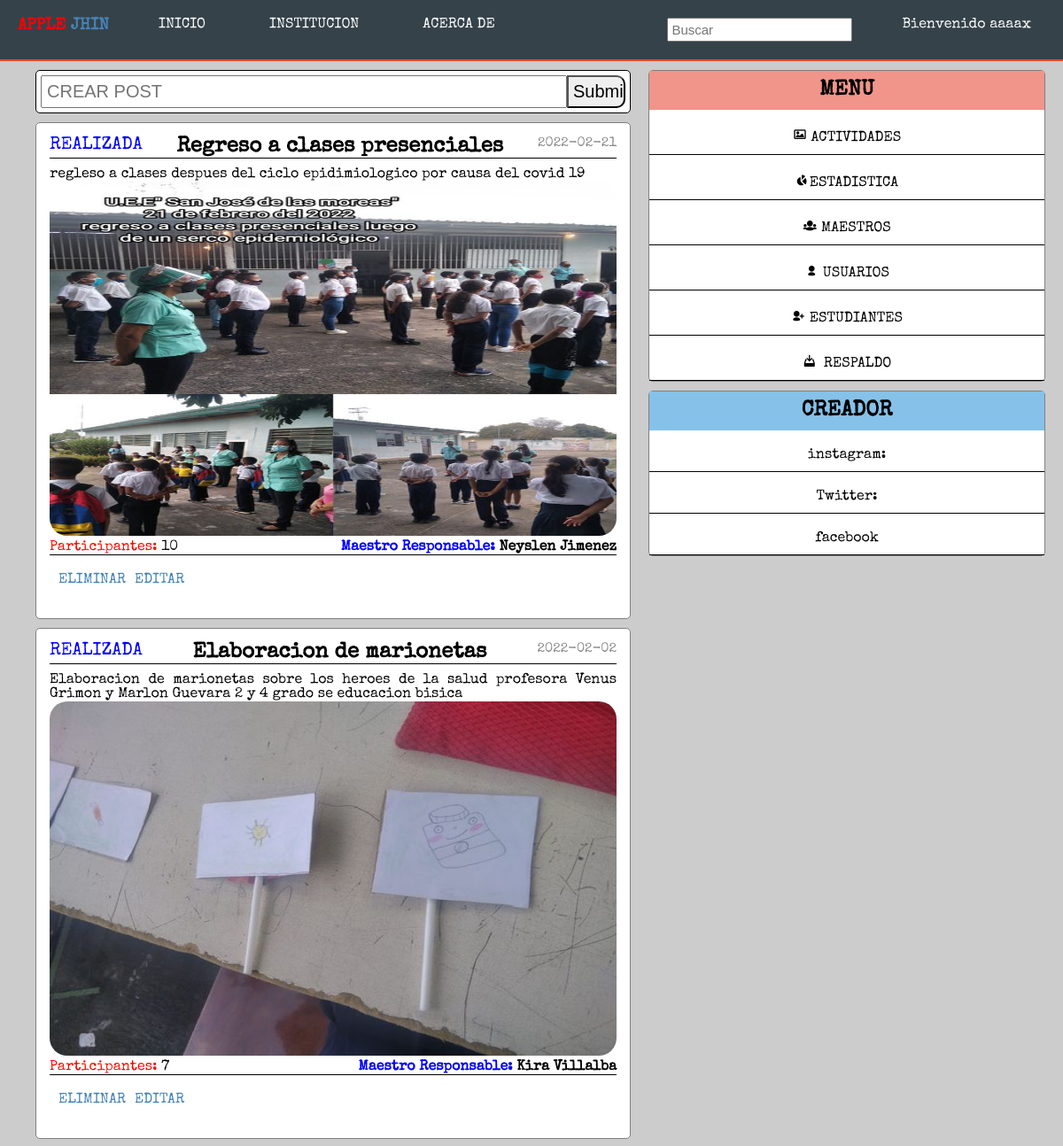
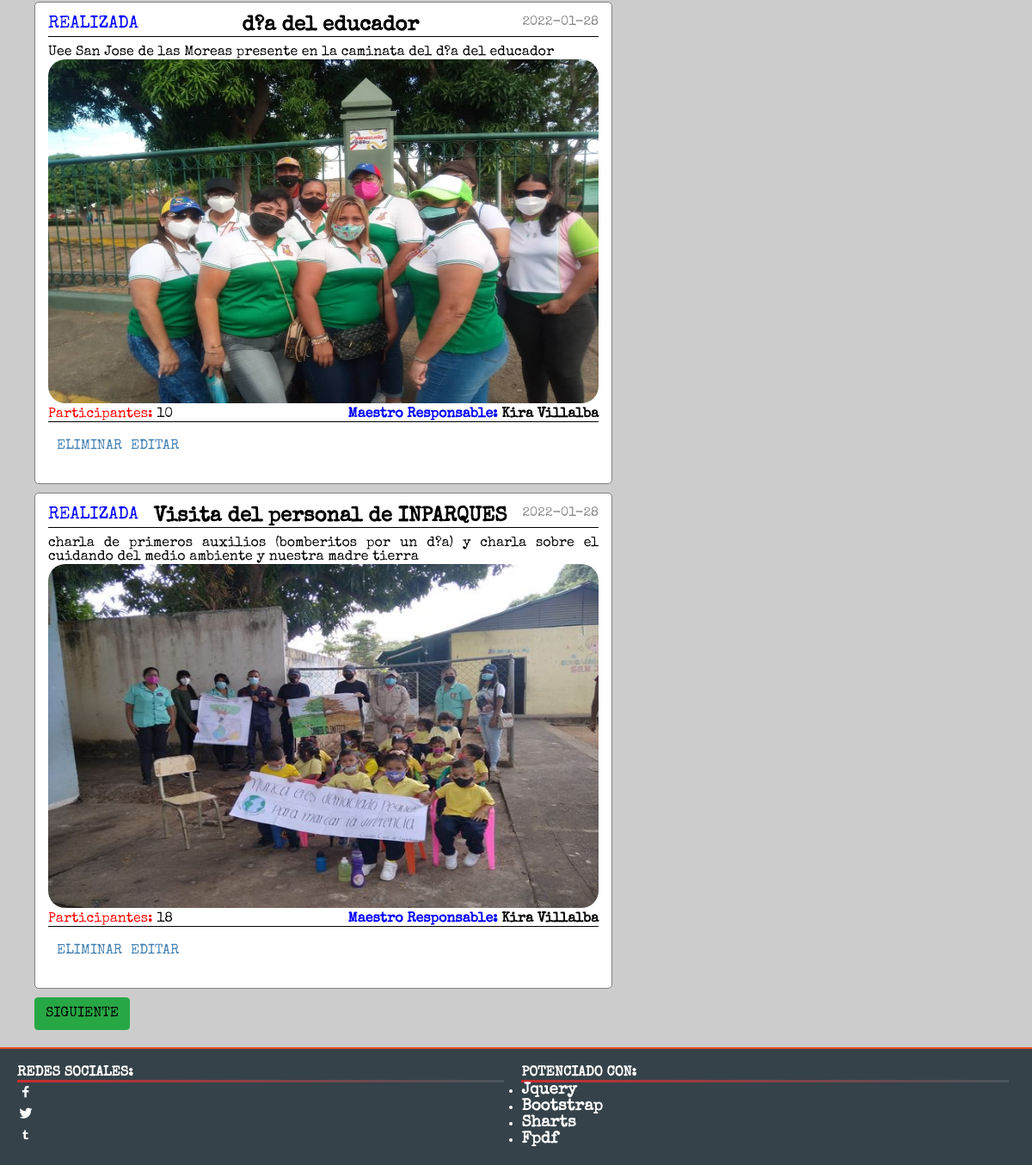
The app's page /perfil/inicio.php?pag=1 (signed in) with its own data (2 pictures, top to bottom).
### tables this page shows
CREATE TABLE `actividad` (
  `id_actividad` int(11) NOT NULL AUTO_INCREMENT,
  `nombre` varchar(62) NOT NULL,
  `tipo` varchar(59) NOT NULL,
  `descripcion` text NOT NULL,
  `fecha` varchar(56) NOT NULL,
  `imagen` varchar(300) NOT NULL,
  `idenm` int(250) NOT NULL,
  `maestro_r` varchar(250) NOT NULL,
  `num_integ` int(50) NOT NULL,
  PRIMARY KEY (`id_actividad`)
);

### php/actividades/conexion.php (called while the page is built, shortened)
<?php
	class conexion
	{
		private $host;
		private $user;
		private $password;
		private $database;
		function __construct(){
			$this->host 	= "localhost";
			$this->user 	= "root";
			$this->password = "";
			$this->database = "sanjose";
		}
		public function conectar(){
			$conexion = mysqli_connect($this->host, $this->user, $this->password, $this->database);
			return $conexion;
		}
	}
 ?>

### php/actividades/actividad.php (called while the page is built, shortened)
<?php
	require "conexion.php";
	class actividad
	{
		public $link;
		function __construct()
		{
			$this->conn  = new conexion();
			$this->link  = $this->conn->conectar();
		}
		public function getAct()
		{
			$query  = "SELECT * FROM actividad";
			$result = mysqli_query($this->link, $query);
			$data   = mysqli_affected_rows($this->link);
			return $data;
		}
		public function getActividad()
		{
			$query  = "SELECT * FROM actividad";
			$result = mysqli_query($this->link, $query);
			$data   = array();
			while ($data[] = mysqli_fetch_assoc($result));
			array_pop($data);
			rsort($data);
			return $data;
		}
		public function getActividadlol($tamaño, $begin)
		{
			$cont = 0;
			$contador = $this->getActividad();
			foreach($contador as $column => $value){
				$cont++;
			}
			if($begin == 0){
				$begin = $cont;
				$tamaño = $begin - $tamaño;
			}
			else{
				$begin = $cont - $begin;
				$tamaño = $begin - $tamaño;
				if($begin < 1){
					$begin = 1;
				}
			}
			$query  = "SELECT * FROM actividad LIMIT $tamaño,$begin";
			$result = mysqli_query($this->link, $query);
			$data   = array();
			while ($data[] = mysqli_fetch_assoc($result));
			array_pop($data);
			rsort($data);
			return $data;
		}
		}
?>

### perfil/inicio.php (the view, shortened to what this page needs)
	<?php
		include "../php/actividades/actividad.php";
		$actividad = new actividad();
		$act = new actividad();
		$act = $act->getAct();
		if (isset($_POST['buscar'])) {
			$busqueda = $_POST['buscar'];
			$actividad = $actividad->buscarActividad($busqueda);
		}
		else{
	$tamaño = 4;
		$begin  = ($_GET['pag'] - 1) * $tamaño;
		$actividad = $actividad->getActividadlol($tamaño, $begin);
		}
	?>
	<!DOCTYPE html>
	<html>
	<head>
		<link rel="stylesheet" type="text/css" href="../css/estilos.css">
		<link rel="stylesheet" type="text/css" href="../css/bootstrap.css">
	</head>
	<body style="background-color: rgba(0,0,0,0.2);">
	<?php include "../php/acceso2.php"; ?>
		<main class="container" style="display: flex; background-color: rgba(0,0,0,0);">
			<div class="wall">
			<?php if($_SESSION['cuenta'] == 'administrador'){?>
				<div class="post">
					<form action="newpost.php" method="GET">
						<input type="text" name="pos" placeholder="CREAR POST"><input type="submit" name="">
					</form>
				</div>	<?php } ?>
				<?php  $e = 0;
					if (count($actividad)>0) {
						foreach ($actividad as $column => $value) {
				?>
				<a href = "actividad_dat.php?id=<?=$value['id_actividad']?>">
				<div class="wall-p" style="cursor: pointer;">
					<span class="date-p"><?php echo $value['fecha'];?></span>
					<?php if($value['tipo'] == "REALIZADA"){?>
					<span class="tag-p2" ><?=$value['tipo'];?></span>
					<?php } ?>
					<div class="wall-t">
						<h2><?php echo $value['nombre'];?></h2>
					</div>
					<div style="max-width: 100%; text-align: justify;">
						<?=$value['descripcion'];?>
					</div>
					<?php if ($value['imagen'] == "imagen/"){ ?>
					<?php } else{ ?>
					<img src="../php/actividades/<?=$value['imagen'];?>">
				<?php } ?><br>
					<b style="float: right;"> <span style="color: blue;">Maestro Responsable:</span> <?=$value['maestro_r'];?></b>
					<span style="color: red;">Participantes: </span><?=$value['num_integ'];?>
					<div class="option">
						<?php if($_SESSION['cuenta'] == 'administrador'){?>
					<div class="opciones">
					<a href="../php/actividades/actividad_controler.php?id=<?=$value['idenm'];?>&delete&img=<?=$value['imagen'];?>">ELIMINAR</a>
				</div>
				<div class="opciones" style="float: right;">
					<a href="editar_actividad.php?id=<?=$value['idenm'];?>">EDITAR</a>
				</div>
				<?php } ?>
			</div>
				</div><span class = "r" style="display: none;">3</span>
						</a>
			<?php
		}
		}
			?>
			<div style="margin-top: 10px; display: flex; width: 100%;">
			<?php if (isset($_GET['pag'])) {
				if ($begin - $tamaño >= 0 ) {?>
				<a href="?pag=<?=$_GET['pag']-1?>" class = "btn btn-danger">ATRAS</a>
			<?php } if ($begin + $tamaño < $act ) { ?>
			 <a href="?pag=<?=$_GET['pag']+1?>" class = "btn btn-success" style = "float:right;">SIGUIENTE</a>
			 <?php } } ?>
			</div>
			</div>
			<div style="width: 40%;" class="raro">
			<div class="wall-s">
				<div class="title-m">
					<h2>MENU</h2>
				</div>
					<ul>
						<li><a href=""><span class ="icon-image"></span> ACTIVIDADES</a></li>
						<li><a href="estadistica.php?pag=1"> <span class = "icon-chart-pie"></span>ESTADISTICA</a></li>
						<?php if($_SESSION['cuenta'] == 'administrador'){?>
						<li><a href="maestros.php"><span class="icon-group"></span> MAESTROS</a></li>
						<li><a href="usuarios.php"><span class= "icon-user"></span> USUARIOS</a></li>
						<li><a href="estudiantes.php"><span class ="icon-user-add"></span> ESTUDIANTES</a></li>
						<li><a href="../php/respaldo/respaffl.php"><span class ="icon-download"> </span> RESPALDO</a></li>
						<?php } ?>
					</ul>
				</div>
			<div class="wall-sc">
				<div class="title-m">
					<h2>CREADOR</h2>
				</div>
					<ul>
						<li><a href=""> instagram:</a></li>
						<li><a href="estadistica.php"> Twitter:</a></li>
						<li><a href="maestros.php"> facebook</a></li>
					</ul>
				</div>
			</div>
		</main>
			<footer>
				<div class="separador">
					<div class="principal">
						<h4>REDES SOCIALES:</h4>
						<ul style="font-size: 20px;">
							<li><span class="icon-social-facebook"></span></li>
							<li><span class="icon-social-twitter"></span></li>
							<li><span class="icon-social-tumbler"></span></li>
						</ul>
					</div>
					<div class="aside">
						<h4>POTENCIADO CON:</h4>
						<ul>
							<li><h3>Jquery</h3></li>
							<li><h3>Bootstrap</h3></li>
							<li><h3>Sharts</h3></li>
							<li><h3>Fpdf</h3></li>
						</ul>
					</div>
				</div>
			</footer>
</body>
</html>

### css/estilos.css (style rules this page uses)
* { padding: 0; margin: 0; -moz-box-sizing:border-box; -o-box-sizing:border-box; box-sizing:border-box; -webkit-box-sizing:border-box; }
body { font-family:showcase; display: flex; flex-wrap: wrap; min-height: 100vh;background: rgba(0,0,0,0.2); }
header .titulo h2, ul { width: 90%; }
main { background-color: rgba(0,0,0,0); }
.title-m { padding: 10px; text-align: center; }
.wall-s .title-m, .wall-sx .title-m { background-color: #F1948A; }
.wall-sc .title-m { background-color: #85C1E9; }
.post { width: 100%; padding: 5px; display: flex; border: 1px solid black; }
.post input[type = text] { width: 90%; }
.post input[type = submit] { width: 10%; border-bottom-right-radius: 10px; border-top-right-radius: 10px; }
form { width: 100%; }
.post input, .org-p input { width: 90%; padding: 5px; font-size: 20px; }
.wall { width: 60%; margin: 10px; }
.wall-p { width: 100%; border: 1px gray solid; margin-top: 10px; padding: 15px; }
.wall-p img { width: 100%; max-height: 400px; }
.wall-s, .wall-sc, .wall-sx { width: 100%; margin: 10px; border: 1px gray solid; }
.wall-s ul, .wall-sx ul, .wall-sc ul { width: 100%; }
.wall-s ul li, .wall-sx ul li, .wall-sc ul li { list-style: none; display: block; border-bottom: 1px solid black; text-align: center; }
.wall-s ul li a, .wall-sx ul li a, .wall-sc ul li a { text-decoration: none; color: black;padding-bottom: 10px; padding-top:20px; display: block; transition: 300ms all ease; }
.wall-t { margin-bottom: 10px; border-bottom: solid 1px ; text-align: center; }
.post, .wall-p, .wall-s, .wall-sx, .wall-sc { background-color: white; border-radius: 5px; transition: 300ms all ease; }
main { background: white; }
.option { border-top: black 1px solid; width: 100%; padding-top: 20px; padding-bottom: 20px; display: flex; }
.option .opciones a { padding-top: 10px; padding-right: 10px; padding-bottom: 10px; text-decoration: none; color: steelblue; }
footer { width: 100%; align-self: flex-end; background-color: #35424a; border-top:2px solid #e8491d; color: white; padding: 10px; margin-top: 10px; }
footer .separador { display: flex; flex-wrap: wrap; }
footer .separador .principal h4, .aside h4 { border-bottom: 3px solid; border-image: linear-gradient(to right, #CB2D2D, rgba(255,255,255,0.1)); border-image-slice: 1; }
footer .separador .principal, .aside { width: 48%; margin:10px; }
footer .separador .principal ul { list-style: none; }

### css/flexslider.css (style rules this page uses)
* { margin: 0; padding: 0; -webkit-box-sizing: border-box; -moz-box-sizing: border-box; box-sizing: border-box; }

### perfil/inicio.php (style rules this page uses)
.date-p { float: right; font-size: 15px; color: grey; }
.tag-p2, .tag-p1, .tag-p3 { font-size: 20px; float: left; }
.tag-p2 { color: blue; }
.wall-p img { border-radius: 20px; }
a { text-decoration:none; color:black; }

### records on screen
actividad: fecha "2022-02-21", tipo "REALIZADA", nombre "Regreso a clases presenciales", descripcion "regleso a clases despues del ciclo epidimiologico por causa del covid 19", imagen (picture), maestro_r "Neyslen Jimenez", num_integ "10"
actividad: fecha "2022-02-02", tipo "REALIZADA", nombre "Elaboracion de marionetas", descripcion "Elaboracion de marionetas sobre los heroes de la salud profesora Venus Grimon y Marlon Guevara 2 y 4 grado se educacion bisica", imagen (picture), maestro_r "Kira Villalba", num_integ "7"
actividad: fecha "2022-01-28", tipo "REALIZADA", nombre "d?a del educador", descripcion "Uee San Jose de las Moreas presente en la caminata del d?a del educador", imagen (picture), maestro_r "Kira Villalba", num_integ "10"
actividad: fecha "2022-01-28", tipo "REALIZADA", nombre "Visita del personal de INPARQUES", descripcion "charla de primeros auxilios (bomberitos por un d?a) y charla sobre el cuidando del medio ambiente y nuestra madre tierra", imagen (picture), maestro_r "Kira Villalba", num_integ "18"

### other values on screen
$_SESSION['usuario'] "aaaax"
